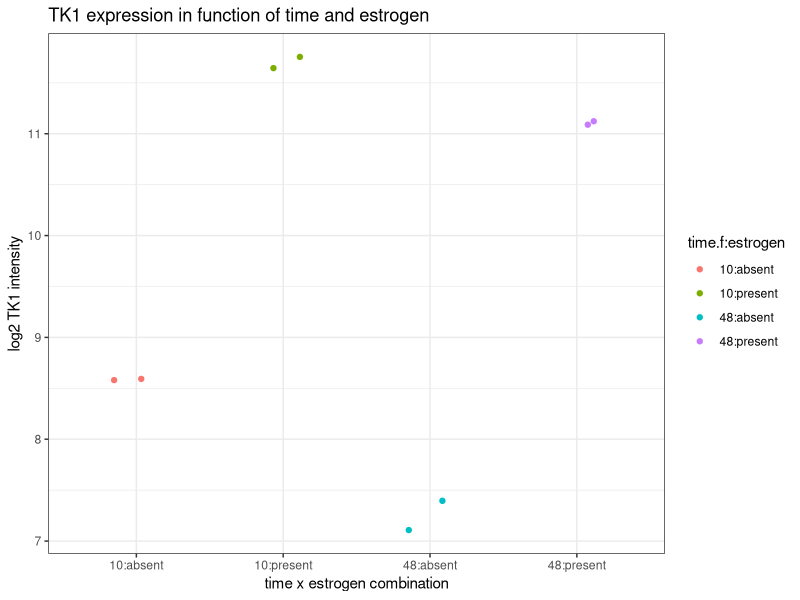
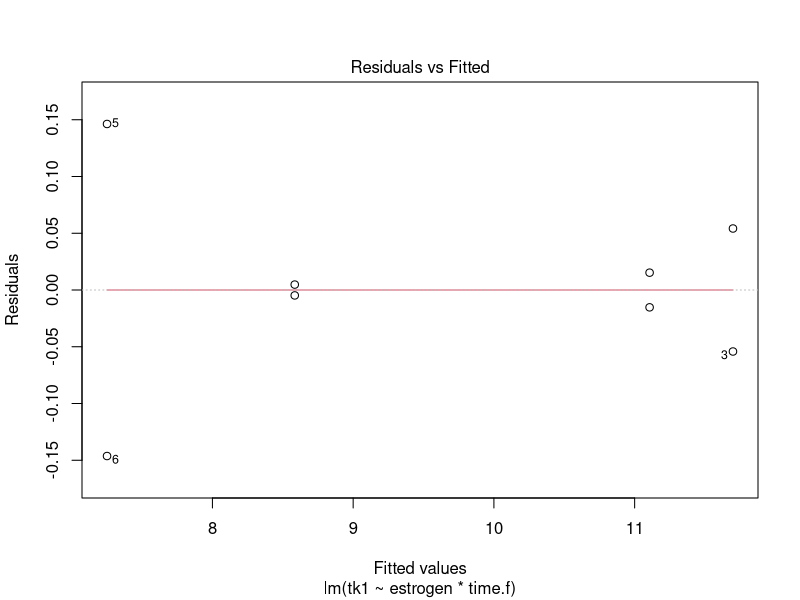
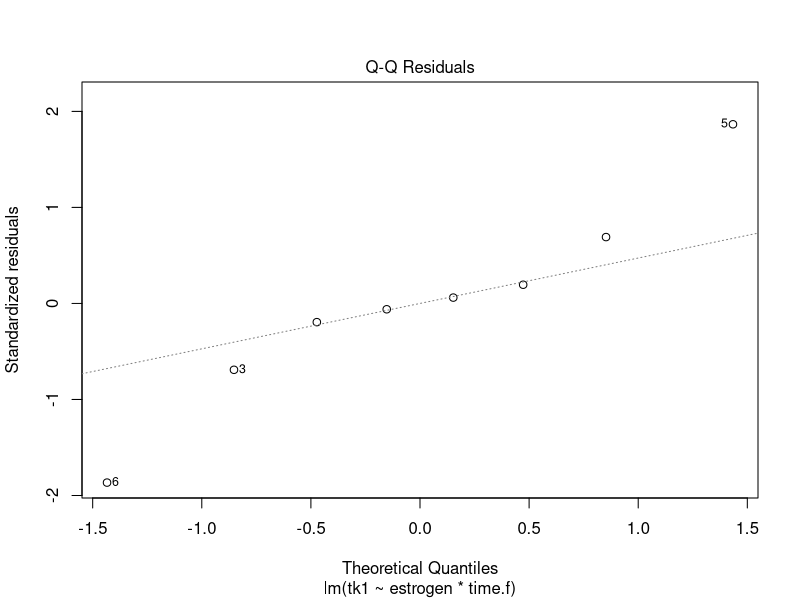
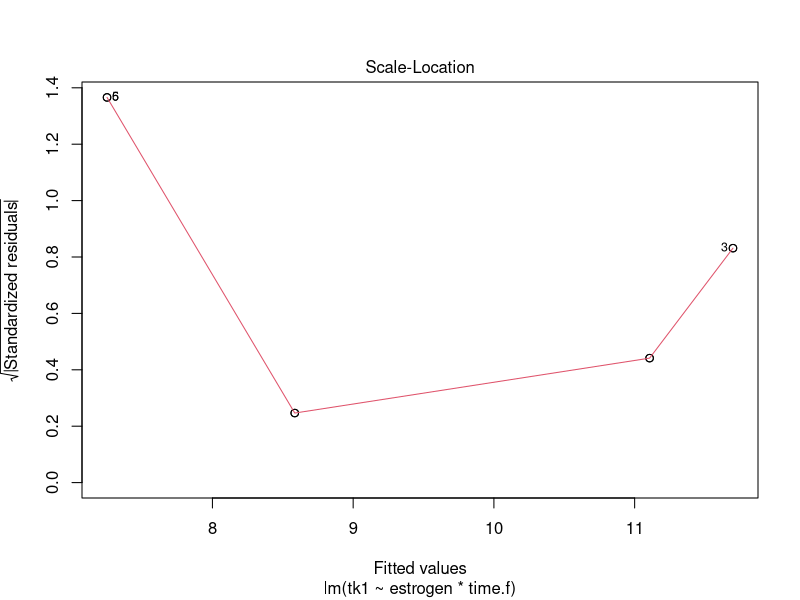
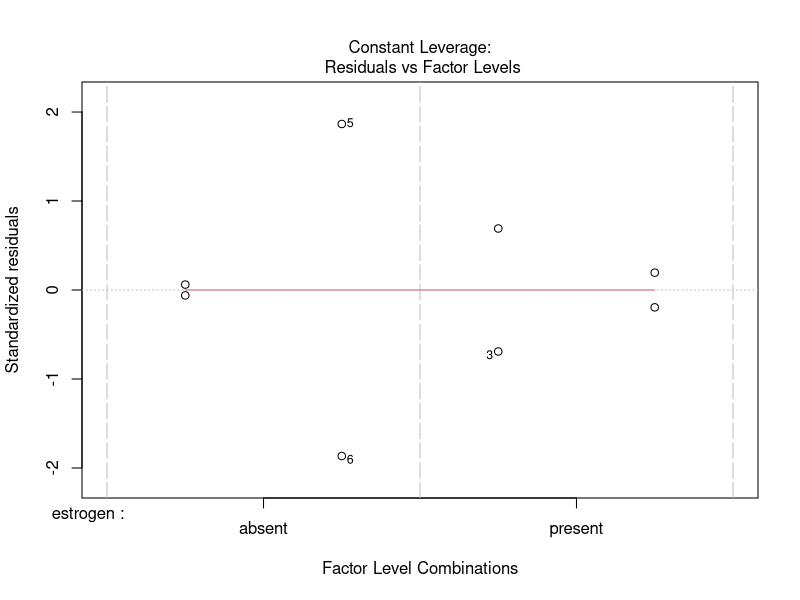

Write R code to recreate these figures, in order.
## ---- chunk 1
library(tidyverse)
## ---- chunk 2
tk1 <- read.table("../../data/estrogenTk1.txt",
                  sep=",",
                  header=TRUE)
head(tk1)
## ---- chunk 3
tk1 <- tk1 %>%
    mutate(time.f = as.factor(time.f), estrogen = as.factor(estrogen))
## ---- chunk 4
set.seed(4684165) # to make jitter reproducible
tk1 %>%
  ggplot(aes(x = time.f:estrogen, y = tk1, col = time.f:estrogen)) +
  geom_jitter(width=0.2) +
  theme_bw() +
  ylab("log2 TK1 intensity") +
  xlab("time x estrogen combination") +
  ggtitle("TK1 expression in function of time and estrogen")
## ---- chunk 5
fit <- lm(tk1 ~ estrogen*time.f, data = tk1)
plot(fit)
## ---- chunk 6
summary(fit)
## ---- chunk 7
CIfit <- confint(fit)
CIfit
## ---- chunk 8
summary(fit)
## ---- chunk 9
# Transform parameters and the CI back to the original scale
2^fit$coef
2^CIfit
## ---- chunk 10
library(multcomp)

testFCP48_A48 <- glht(model = fit, 
                      linfct = "estrogenpresent + estrogenpresent:time.f48 = 0")
summary(testFCP48_A48)
## ---- chunk 11
# CI for fold changes on time point 48h
CIFCP48_A48 <- confint(testFCP48_A48)
CIFCP48_A48
## ---- chunk 12
# Original scale
2^CIFCP48_A48$confint
## ---- chunk 13
testFCAll <- glht(model = fit, 
                  linfct = c("estrogenpresent = 0",
                             "estrogenpresent + estrogenpresent:time.f48 = 0",
                             "estrogenpresent:time.f48 = 0"))
summary(testFCAll)
## ---- chunk 14
# Confidence intervals 
CIFCAll <- confint(testFCAll)
CIFCAll
## ---- chunk 15
# Confidence intervals on original scale
2^CIFCAll$confint
